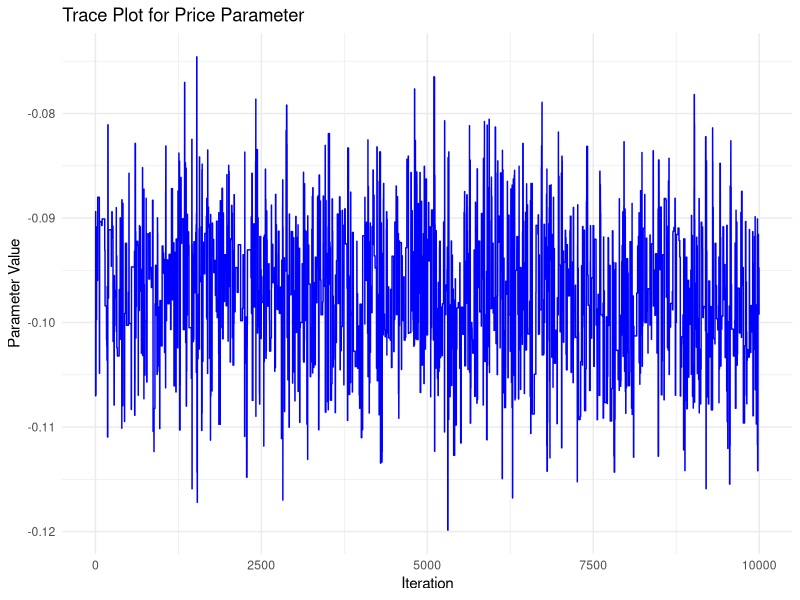
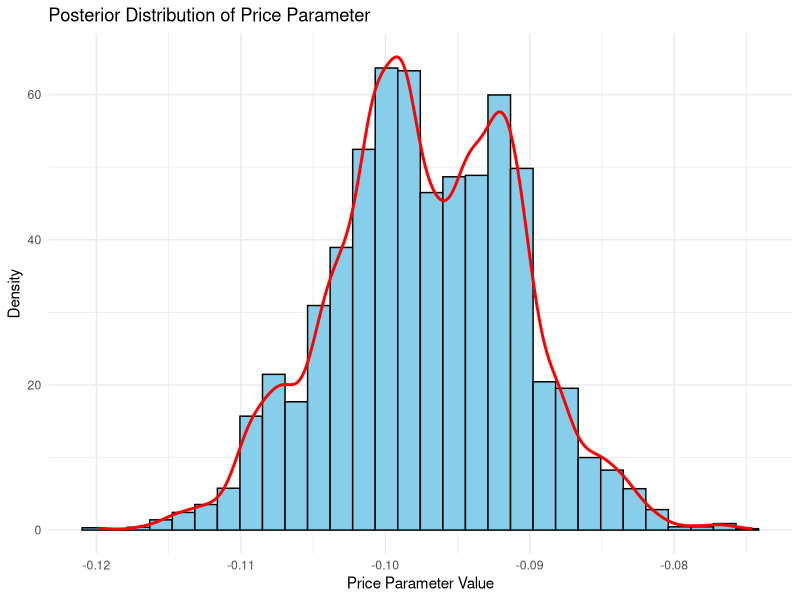

These charts were generated, in order, by the following R code:
## ---- chunk 1
# set seed for reproducibility
set.seed(123)

# define attributes
brand <- c("N", "P", "H") # Netflix, Prime, Hulu
ad <- c("Yes", "No")
price <- seq(8, 32, by=4)

# generate all possible profiles
profiles <- expand.grid(
    brand = brand,
    ad = ad,
    price = price
)
m <- nrow(profiles)

# assign part-worth utilities (true parameters)
b_util <- c(N = 1.0, P = 0.5, H = 0)
a_util <- c(Yes = -0.8, No = 0.0)
p_util <- function(p) -0.1 * p

# number of respondents, choice tasks, and alternatives per task
n_peeps <- 100
n_tasks <- 10
n_alts <- 3

# function to simulate one respondent’s data
sim_one <- function(id) {
  
    datlist <- list()
    
    # loop over choice tasks
    for (t in 1:n_tasks) {
        
        # randomly sample 3 alts (better practice would be to use a design)
        dat <- cbind(resp=id, task=t, profiles[sample(m, size=n_alts), ])
        
        # compute deterministic portion of utility
        dat$v <- b_util[dat$brand] + a_util[dat$ad] + p_util(dat$price) |> round(10)
        
        # add Gumbel noise (Type I extreme value)
        dat$e <- -log(-log(runif(n_alts)))
        dat$u <- dat$v + dat$e
        
        # identify chosen alternative
        dat$choice <- as.integer(dat$u == max(dat$u))
        
        # store task
        datlist[[t]] <- dat
    }
    
    # combine all tasks for one respondent
    do.call(rbind, datlist)
}

# simulate data for all respondents
conjoint_data <- do.call(rbind, lapply(1:n_peeps, sim_one))

# remove values unobservable to the researcher
conjoint_data <- conjoint_data[ , c("resp", "task", "brand", "ad", "price", "choice")]

# clean up
rm(list=setdiff(ls(), "conjoint_data"))
## ---- chunk 2
#| code-fold: true
#| code-summary: "Show Code"
#| message: false
#| warning: false
# Load necessary libraries
library(dplyr)
library(tidyr)
library(knitr)

# Reshape and prepare the conjoint data for MNL estimation
prepared_conjoint_data <- conjoint_data %>%
  mutate(
    brand_N = ifelse(brand == "N", 1, 0),
    brand_P = ifelse(brand == "P", 1, 0),
    ad_Yes = ifelse(ad == "Yes", 1, 0)
  ) %>%
  select(resp, task, choice, price, brand_N, brand_P, ad_Yes)

# Preview and print the reshaped and prepared conjoint data
prepared_conjoint_data %>%
  head(10) %>%
  kable(caption = "Preview of Prepared Conjoint Data for MNL Estimation")
## ---- chunk 3
#| code-fold: true
#| code-summary: "Show Code"
#| message: false
#| warning: false
# Load necessary libraries
library(dplyr)

log_likelihood_mnl <- function(beta, data) {

  # Extract variables
  X <- as.matrix(data[, c("price", "brand_N", "brand_P", "ad_Yes")])
  y <- data$choice
  id <- interaction(data$resp, data$task)

  # Compute the utility for each alternative
  utility <- as.vector(X %*% beta)

  # Compute denominator (sum exp(utility)) for each choice task
  denom <- ave(exp(utility), id, FUN = sum)

  # Compute the log probabilities
  log_prob <- utility - log(denom)

  # Calculate and return log-likelihood
  ll <- sum(y * log_prob)
  return(ll)
}

# Example usage with initial beta values
beta_initial <- rep(0, 4)
log_likelihood_mnl(beta_initial, prepared_conjoint_data)
## ---- chunk 4
#| code-fold: true
#| code-summary: "Show Code"
#| message: false
#| warning: false
# Load necessary libraries
library(dplyr)
library(knitr)

# Corrected log-likelihood function
log_likelihood_mnl <- function(beta, data) {
  X <- as.matrix(data[, c("price", "brand_N", "brand_P", "ad_Yes")])
  y <- data$choice
  id <- interaction(data$resp, data$task)
  utility <- as.vector(X %*% beta)
  denom <- ave(exp(utility), id, FUN = sum)
  log_prob <- utility - log(denom)
  ll <- sum(y * log_prob)
  return(-ll)  # Negative log-likelihood for minimization
}

# Initial parameter guesses
beta_initial <- rep(0, 4)

# Optimization using optim
result <- optim(beta_initial, log_likelihood_mnl, data = prepared_conjoint_data, method = "BFGS", hessian = TRUE)

# MLE estimates
beta_hat <- result$par

# Calculate standard errors from Hessian
se <- sqrt(diag(solve(result$hessian)))

# 95% confidence intervals
conf_intervals <- data.frame(
  Parameter = c("Price", "Netflix", "Prime", "Ads"),
  Estimate = beta_hat,
  Std_Error = se,
  Lower_95_CI = beta_hat - 1.96 * se,
  Upper_95_CI = beta_hat + 1.96 * se
)

# Pretty table
conf_intervals %>%
  kable(digits = 3, caption = "MLE Parameter Estimates with 95% Confidence Intervals")
## ---- chunk 5
#| code-fold: true
#| code-summary: "Show Code"
#| message: false
#| warning: false
# Load necessary libraries
library(dplyr)
library(MASS)
library(knitr)

# Log-prior function
log_prior <- function(beta) {
  sum(dnorm(beta[1:3], 0, 5, log = TRUE)) + dnorm(beta[4], 0, 1, log = TRUE)
}

# Metropolis-Hastings MCMC sampler
mcmc_sampler <- function(initial_beta, data, n_iter = 11000, burn_in = 1000) {
  n_params <- length(initial_beta)
  beta_current <- initial_beta
  log_posterior_current <- -log_likelihood_mnl(beta_current, data) + log_prior(beta_current)

  samples <- matrix(NA, nrow = n_iter, ncol = n_params)
  colnames(samples) <- c("Price", "Netflix", "Prime", "Ads")

  for (i in 1:n_iter) {
    # Propose new candidate
    beta_proposed <- beta_current + c(rnorm(3, 0, sqrt(0.05)), rnorm(1, 0, sqrt(0.005)))

    # Calculate log-posterior for the proposed
    log_posterior_proposed <- -log_likelihood_mnl(beta_proposed, data) + log_prior(beta_proposed)

    # Acceptance probability
    accept_prob <- exp(log_posterior_proposed - log_posterior_current)

    # Accept or reject the proposal
    if (runif(1) < accept_prob) {
      beta_current <- beta_proposed
      log_posterior_current <- log_posterior_proposed
    }

    # Save the current state
    samples[i, ] <- beta_current
  }

  # Remove burn-in samples
  samples <- samples[(burn_in + 1):n_iter, ]

  return(samples)
}

# Run MCMC
initial_beta <- rep(0, 4)
mcmc_samples <- mcmc_sampler(initial_beta, prepared_conjoint_data)

# Summary of MCMC samples
summary_mcmc <- apply(mcmc_samples, 2, function(x) c(mean = mean(x), sd = sd(x),
                                                     lower_95 = quantile(x, 0.025),
                                                     upper_95 = quantile(x, 0.975)))

# Pretty table for MCMC summary
summary_mcmc_df <- summary_mcmc %>%
  t() %>%
  as.data.frame() %>%
  round(3)

# Display formatted table
kable(summary_mcmc_df, caption = "MCMC Parameter Estimates with 95% Credible Intervals")
## ---- chunk 6
#| code-fold: true
#| code-summary: "Show Code"
#| message: false
#| warning: false
# Load necessary libraries
library(dplyr)
library(MASS)
library(knitr)
library(ggplot2)

# Define log-prior function clearly (normal priors)
log_prior <- function(beta) {
  sum(dnorm(beta[1:3], mean = 0, sd = 5, log = TRUE)) + 
    dnorm(beta[4], mean = 0, sd = 1, log = TRUE)
}

# Robust Metropolis-Hastings MCMC sampler
mcmc_sampler <- function(initial_beta, data, n_iter = 11000, burn_in = 1000) {
  n_params <- length(initial_beta)
  beta_current <- initial_beta
  log_posterior_current <- -log_likelihood_mnl(beta_current, data) + log_prior(beta_current)

  samples <- matrix(NA, nrow = n_iter, ncol = n_params)
  colnames(samples) <- c("Price", "Netflix", "Prime", "Ads")

  for (i in 1:n_iter) {
    # Correctly specified proposal distribution (standard deviations directly)
    beta_proposed <- beta_current + c(rnorm(3, mean = 0, sd = 0.05), rnorm(1, mean = 0, sd = 0.005))

    # Calculate log-posterior for proposed
    log_posterior_proposed <- -log_likelihood_mnl(beta_proposed, data) + log_prior(beta_proposed)

    # Compute acceptance probability safely
    log_diff <- log_posterior_proposed - log_posterior_current
    accept_prob <- min(1, exp(log_diff))

    # Accept or reject the proposed sample
    if (runif(1) < accept_prob) {
      beta_current <- beta_proposed
      log_posterior_current <- log_posterior_proposed
    }

    # Save the current state
    samples[i, ] <- beta_current
  }

  # Remove burn-in samples
  samples <- samples[(burn_in + 1):n_iter, ]

  return(samples)
}

# Run MCMC with corrected parameters
initial_beta <- rep(0, 4)
mcmc_samples <- mcmc_sampler(initial_beta, prepared_conjoint_data)

# Check output
print(head(mcmc_samples))

# Trace plot for 'Price' parameter
ggplot(data.frame(iteration = 1:nrow(mcmc_samples), Price = mcmc_samples[, "Price"])) +
  geom_line(aes(x = iteration, y = Price), color = "blue") +
  labs(title = "Trace Plot for Price Parameter",
       x = "Iteration", 
       y = "Parameter Value") +
  theme_minimal()

# Histogram for posterior distribution of 'Price' parameter
ggplot(data.frame(Price = mcmc_samples[, "Price"])) +
  geom_histogram(aes(x = Price, y = after_stat(density)), bins = 30, fill = "skyblue", color = "black") +
  geom_density(aes(x = Price), color = "red", linewidth = 1) +
  labs(title = "Posterior Distribution of Price Parameter",
       x = "Price Parameter Value",
       y = "Density") +
  theme_minimal()
## ---- chunk 7
#| code-fold: true
#| code-summary: "Show Code"
#| message: false
#| warning: false
# Load libraries
library(dplyr)
library(knitr)

# --- Verify MCMC samples exist ---
if (!exists("mcmc_samples")) stop("Error: 'mcmc_samples' not found. Please run the MCMC sampler first.")

# Compute Bayesian summary statistics explicitly
bayesian_summary <- apply(mcmc_samples, 2, function(x) {
  c(
    Mean = mean(x),
    SD = sd(x),
    Lower95 = quantile(x, 0.025),
    Upper95 = quantile(x, 0.975)
  )
}) %>%
  t() %>%
  as.data.frame() %>%
  mutate(Method = "Bayesian (MCMC)", Parameter = rownames(.))

# --- Verify MLE results exist ---
if (!exists("result")) stop("Error: 'result' object (MLE estimation results) not found. Please run the MLE first.")

# Compute MLE summary explicitly
mle_estimates <- result$par
mle_se <- sqrt(diag(solve(result$hessian)))

mle_summary <- data.frame(
  Mean = mle_estimates,
  SD = mle_se,
  Lower95 = mle_estimates - 1.96 * mle_se,
  Upper95 = mle_estimates + 1.96 * mle_se,
  Method = "MLE",
  Parameter = c("Price", "Netflix", "Prime", "Ads")
)

# Combine Results Explicitly (fixed by explicitly specifying dplyr::select)
combined_results <- bind_rows(bayesian_summary, mle_summary) %>%
  dplyr::select(Parameter, Method, Mean, SD, Lower95, Upper95) %>%
  mutate(across(c(Mean, SD, Lower95, Upper95), round, 3))

# Explicit check before displaying the table
if (exists("combined_results")) {
  knitr::kable(combined_results, caption = "Comparison of Bayesian (MCMC) and MLE Estimates")
} else {
  stop("Error: 'combined_results' still not created properly.")
}
## ---- chunk 8
#| code-fold: true
#| code-summary: "Note"
#| message: false
#| warning: false
set.seed(123)
n_consumers <- 100
mean_beta <- c(-0.1, 1.0, 0.5, -0.8)  # mean parameters at population level
sigma_beta <- diag(c(0.05, 0.5, 0.5, 0.3))  # variance-covariance (individual differences)

# Draw individual betas
individual_betas <- MASS::mvrnorm(n_consumers, mean_beta, sigma_beta)
